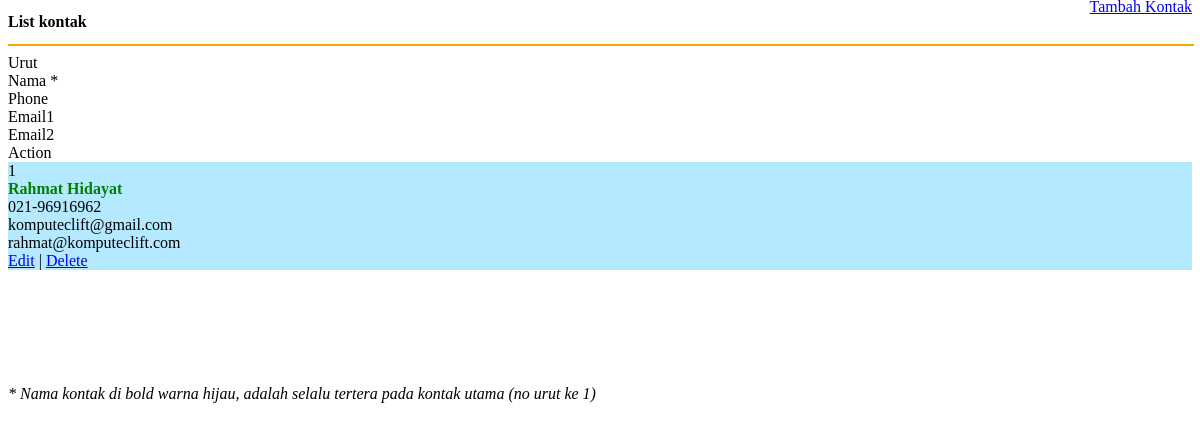
Screenshot of /old_new/administrator/halaman/input_kontak.php with the database file from the repository.
### tables this page shows
CREATE TABLE `contact` (
  `urut` char(2) DEFAULT NULL,
  `tanggal` date DEFAULT NULL,
  `contact_name` char(20) DEFAULT NULL,
  `contact_phone` char(30) DEFAULT NULL,
  `contact_phone2` char(30) DEFAULT NULL,
  `contact_pinbb` char(10) DEFAULT NULL,
  `contact_email` char(60) DEFAULT NULL,
  `contact_email2` char(60) DEFAULT NULL
);

### old_new/administrator/halaman/input_kontak.php (the view, shortened to what this page needs)
<html>
<body>
<head>
</head>
<div>
<?php
	echo '<div style="float:right;margin-top:-10px;">
			<a href="halaman.php?page=kontak_update&action=add_kontak" class="button_x" >Tambah Kontak</a>
		  </div>';
	?>
	<span style="float:left;margin-bottom:5px; margin-top:5px; font-size:16px;font-weight:bold;">List kontak </span>
	<br/>
	<hr width="100%" align="center" color="orange" style="float:left;">
	<div id="name-counter">
		<div class="x7a">Urut</div>
		<div class="x3">Nama *</div>
		<div class="x2">Phone</div>
		<div class="x2">Email1</div>
		<div class="x2">Email2</div>
		<div class="x5 tengah">Action</div>
	</div>
	<div id="name-list" style='height:205px;overflow:auto;'>
	<?php
	$kontak_query = mysql_query("SELECT urut,contact_name,contact_phone,contact_email,contact_email2 FROM contact ORDER BY urut");
		$no=1;
		while($kontak_result = mysql_fetch_array($kontak_query)){
			$angka =  $no;
			if( $angka%2 == 1 ){
			$warna = 'style="background-color:#B5E9FF"';
			}
			$priority = $kontak_result[0];
			if($priority=="1"){
				$W_priority = 'style="color:green;text-decoration:none;font-size:10x;font-weight:bold;"';
			}else{
				$W_priority = '';
			}
			$url  = "<a href='?page=kontak_update&action=edit_kontak&kontak_id=$kontak_result[1]'>Edit</a>";
			$url2 = "<a href='?page=kontak_update&action=dele_kontak&kontak_id=$kontak_result[1]'>Delete</a>";
			echo '
			<div class="content">
				<div id="name-list_x" class="x7a Bleft" '.$warna.' >'.$kontak_result[0].'</div>
				<div id="name-list_x" class="x3" '.$warna.'><a '.$W_priority.'>'.$kontak_result[1].'</a></div>
				<div id="name-list_x" class="x2" '.$warna.'>'.$kontak_result[2].'</div>
				<div id="name-list_x" class="x2" '.$warna.'>'.$kontak_result[3].'</div>
				<div id="name-list_x" class="x2" '.$warna.'>'.$kontak_result[4].'</div>
				<div id="name-list_x" class="x5 tengah" '.$warna.'>'.$url.' | '.$url2.'</div>
			</div>';
		$no++;
		}
	?>
	</div>
    <br/>
    <i class="notif">* Nama kontak di bold warna hijau, adalah selalu tertera pada kontak utama (no urut ke 1)</i>
</div>
</body>
</html>

### rows the page displays
contact: urut "1", contact_name "Rahmat Hidayat", contact_phone "021-96916962", contact_email "komputeclift@gmail.com", contact_email2 "rahmat@komputeclift.com"
